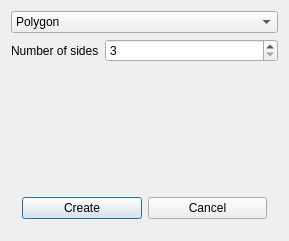
<?xml version="1.0" encoding="UTF-8"?>
<ui version="4.0">
 <class>ShapeCreationDialog</class>
 <widget class="QDialog" name="ShapeCreationDialog">
  <property name="geometry">
   <rect>
    <x>0</x>
    <y>0</y>
    <width>289</width>
    <height>241</height>
   </rect>
  </property>
  <property name="windowTitle">
   <string>ShapeCreationDialog</string>
  </property>
  <property name="modal">
   <bool>true</bool>
  </property>
  <layout class="QVBoxLayout" name="verticalLayout">
   <item>
    <widget class="QComboBox" name="shapeType">
     <item>
      <property name="text">
       <string>Polygon</string>
      </property>
     </item>
     <item>
      <property name="text">
       <string>Quad</string>
      </property>
     </item>
     <item>
      <property name="text">
       <string>Triangle</string>
      </property>
     </item>
     <item>
      <property name="text">
       <string>Circle</string>
      </property>
     </item>
     <item>
      <property name="text">
       <string>Cube</string>
      </property>
     </item>
     <item>
      <property name="text">
       <string>Pyramid</string>
      </property>
     </item>
    </widget>
   </item>
   <item>
    <widget class="QStackedWidget" name="shapeCustomizationWidget">
     <property name="currentIndex">
      <number>0</number>
     </property>
     <widget class="QWidget" name="polygonWidget">
      <layout class="QFormLayout" name="formLayout">
       <property name="leftMargin">
        <number>0</number>
       </property>
       <property name="topMargin">
        <number>0</number>
       </property>
       <property name="rightMargin">
        <number>0</number>
       </property>
       <property name="bottomMargin">
        <number>0</number>
       </property>
       <item row="0" column="0">
        <widget class="QLabel" name="label">
         <property name="text">
          <string>Number of sides</string>
         </property>
        </widget>
       </item>
       <item row="0" column="1">
        <widget class="QSpinBox" name="spinBox">
         <property name="minimum">
          <number>3</number>
         </property>
         <property name="maximum">
          <number>500</number>
         </property>
        </widget>
       </item>
      </layout>
     </widget>
     <widget class="QWidget" name="quadWidget">
      <layout class="QFormLayout" name="formLayout_2">
       <item row="0" column="0">
        <widget class="QLabel" name="label_2">
         <property name="text">
          <string>Top right</string>
         </property>
        </widget>
       </item>
       <item row="0" column="1">
        <widget class="QWidget" name="widget_2" native="true">
         <layout class="QHBoxLayout" name="horizontalLayout_2">
          <item>
           <widget class="QDoubleSpinBox" name="doubleSpinBox"/>
          </item>
          <item>
           <widget class="QDoubleSpinBox" name="doubleSpinBox_2"/>
          </item>
         </layout>
        </widget>
       </item>
      </layout>
     </widget>
     <widget class="QWidget" name="triangleWidget"/>
     <widget class="QWidget" name="circleWidget"/>
     <widget class="QWidget" name="cubeWidget"/>
     <widget class="QWidget" name="pyramidWidget"/>
    </widget>
   </item>
   <item>
    <widget class="QWidget" name="widget" native="true">
     <layout class="QHBoxLayout" name="horizontalLayout">
      <item>
       <widget class="QPushButton" name="pushButton">
        <property name="text">
         <string>Create</string>
        </property>
       </widget>
      </item>
      <item>
       <widget class="QPushButton" name="pushButton_2">
        <property name="text">
         <string>Cancel</string>
        </property>
       </widget>
      </item>
     </layout>
    </widget>
   </item>
  </layout>
 </widget>
 <layoutdefault spacing="6" margin="11"/>
 <resources/>
 <connections>
  <connection>
   <sender>shapeType</sender>
   <signal>currentIndexChanged(int)</signal>
   <receiver>shapeCustomizationWidget</receiver>
   <slot>setCurrentIndex(int)</slot>
   <hints>
    <hint type="sourcelabel">
     <x>144</x>
     <y>18</y>
    </hint>
    <hint type="destinationlabel">
     <x>144</x>
     <y>109</y>
    </hint>
   </hints>
  </connection>
 </connections>
</ui>
